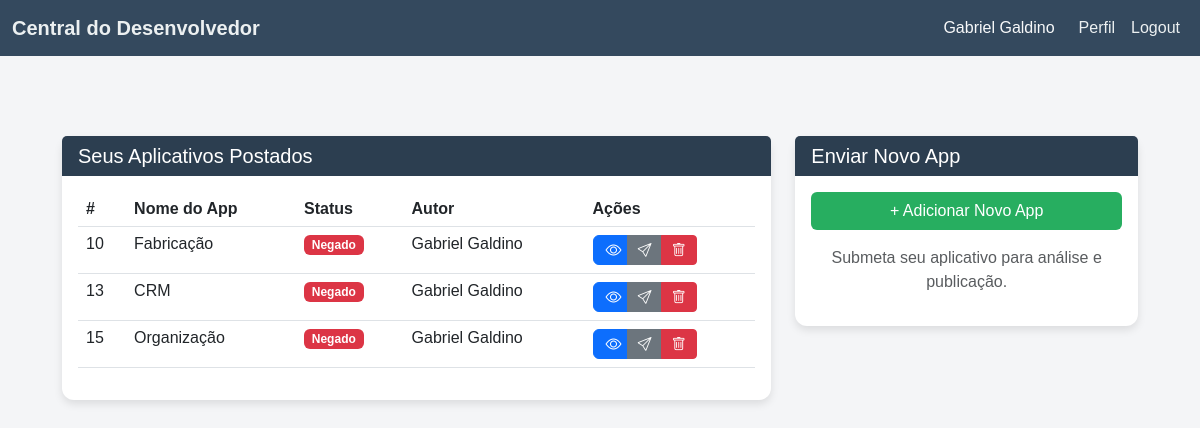
Before: /developer/ (signed in) with the older database file.
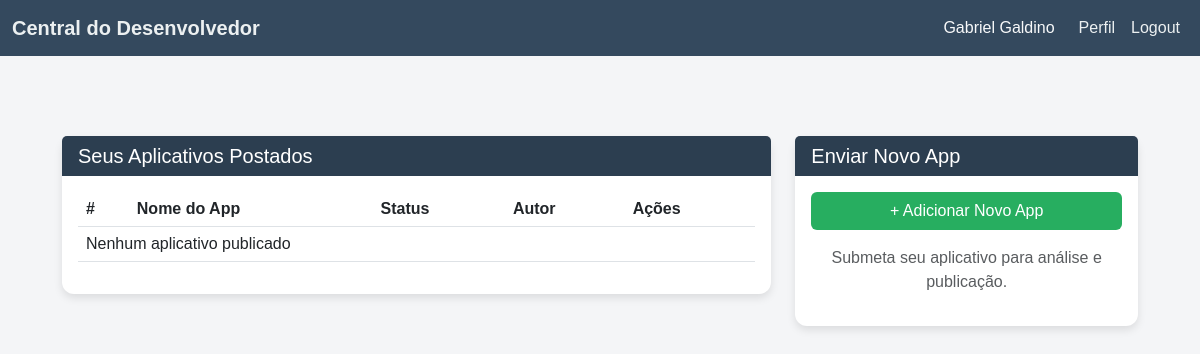
After: the same page with the newer database file.
### Usuario/models.py (models this page shows, shortened)
class Colaborador(AbstractUser):
    def validar_cpf(value):
        cpf = CPF()
        if not cpf.validate(value):
            raise ValidationError('CPF inválido.')
    colaborador_groups = models.ManyToManyField(Group, related_name='colaborador', blank=True)
    colaborador_permissions = models.ManyToManyField(Permission, related_name='colaborador_permission', blank=True)
    cpf = models.CharField(max_length=14, unique=True, validators=[validar_cpf])
    email = models.EmailField(max_length=50, unique=True)
    telefone = models.CharField(max_length=15, blank=True, null=True)
    endereco = models.ForeignKey(
        Endereco, on_delete=models.PROTECT, blank=True, null=True)
    data_nascimento = models.DateField(blank=True, null=True)
    empresa = models.ForeignKey(
        Empresa, on_delete=models.PROTECT, blank=True, null=True, related_name='colaboradores')
    setor = models.ForeignKey(Setor, on_delete=models.PROTECT,
                              blank=True, null=True, related_name='cargo')
    cargo = models.ForeignKey(Cargo, on_delete=models.PROTECT,
                              blank=True, null=True, related_name='cargo')
    matricula = models.CharField(max_length=20, unique=True, blank=True, null=True)
    data_demissao = models.DateField(blank=True, null=True)
    is_active = models.BooleanField(default=1)
    is_developer = models.BooleanField(default=False)
    USERNAME_FIELD = 'username'

### Market/models.py (models this page shows)
class App(models.Model):
    STATUS_CHOICES = [
        ('Pendente', 'Pendente'),
        ('Aprovado', 'Aprovado'),
        ('Negado', 'Negado'),
    ]
    nome = models.CharField(max_length=20, unique=True, blank=False)
    descricao = models.CharField(max_length=200, blank=True)
    versao = models.CharField(max_length=20, blank=False)
    instalado = models.BooleanField(default=False)
    dependencias = models.JSONField(default=list)
    zip_file = models.FileField(upload_to=f'media/apps/')
    autor = models.ForeignKey(Developer, on_delete=models.PROTECT, blank=False, null=False)
    publicado = models.BooleanField(default=False)
    created_At = models.DateTimeField(auto_now_add=True)
    updated_At = models.DateTimeField(auto_now=True)
    approved_status = models.CharField(
        max_length=10,
        choices=STATUS_CHOICES,
        default='Pendente'
    )

### Market/views.py (the view, shortened to what this page needs)
# urls.py: path('developer/', developer_view, name='central'),
@login_required
def developer_view(request):
    dev = request.user.id
    app_form = AppRegisterForm()
    apps = App.objects.all()
    return render(request, 'desenvolvedor/central_do_desenvolvedor.html', {
        'app_form': app_form,
        'apps': apps
    })

### Market/auth_developers.py (called while the page is built)
    def get_user(self, user_id):
        try:
            return User.objects.get(pk=user_id, is_developer=True)
        except User.DoesNotExist:
            return None

### Market/templatetags/custom_tags.py (called while the page is built)
@register.filter
def status_badge_class(value):
    if value == 'Aprovado':
        return 'bg-success'
    elif value == 'Negado':
        return 'bg-danger'
    elif value == 'Em análise':
        return 'bg-warning'

### Market/templates/desenvolvedor/central_do_desenvolvedor.html (shortened to what this page needs)
{%load static %}
{% load custom_tags %}
<html lang="en">
<head>
    <link href="https://cdn.jsdelivr.net/npm/bootstrap@5.3.0-alpha3/dist/css/bootstrap.min.css" rel="stylesheet">
    <link rel="stylesheet" href="https://cdn.jsdelivr.net/npm/bootstrap-icons/font/bootstrap-icons.css">
    <link rel="stylesheet" href="../../static/styles/central_do_desenvolvedor.css">
</head>
    <body>
        <header class="header">
            <nav class="navbar navbar-expand-lg navbar-dark">
                <div class="container-fluid">
                    <a class="navbar-brand" href="#">Central do Desenvolvedor</a>
                    <div class="navbar-nav ms-auto">
                        <span class="navbar-text text-light me-3">
                            {{ user.first_name }} {{ user.last_name }}
                        </span>
                        <a class="nav-link" href="#">Perfil</a>
                        <a class="nav-link" href="{% url 'dev_logout' %}">Logout</a>
                    </div>
                </div>
            </nav>
        </header>
        <div class="dashboard container mt-5">
            <div class="row g-4">
                <div class="col-md-8">
                    <div class="card">
                        <div class="card-header">
                            <h5 class="mb-0">Seus Aplicativos Postados</h5>
                        </div>
                        <div class="card-body">
                            <table class="table table-hover">
                                <thead>
                                    <tr>
                                        <th>#</th>
                                        <th>Nome do App</th>
                                        <th>Status</th>
                                        <th>Autor</th>
                                        <th>Ações</th>
                                    </tr>
                                </thead>
                                <tbody>
                                    {% for app in apps %}
                                    <tr>
                                        <td>{{ app.id }}</td>
                                        <td>{{ app.nome }}</td>
                                        <td>
                                            <span class="badge {{ app.approved_status|status_badge_class }} status">
                                                {{ app.approved_status }}
                                            </span>
                                        </td>
                                        <td>{{ app.autor.first_name }} {{ app.autor.last_name }}</td>
                                        <td>
                                            <div class="btn-group ">
                                                <button class="btn btn-primary col-3">
                                                    <i class="bi bi-eye"></i>
                                                </button>
                                                <button class="btn btn-sm btn-secondary col-3">
                                                    <a href="{% url 'app_review' app.id %}" style="color: white;" >
                                                        <i class="bi bi-send"></i>
                                                    </a>
                                                </button>
                                                <button class="btn btn-sm btn-danger col-3">
                                                    <a href="{% url 'app_remove' app.id %}" style="color: white;"><i class="bi bi-trash"></i></a>
                                                </button>
                                            </div>
                                        </td>
                                    </tr>
                                {% empty %}
                                    <tr><td colspan="5">Nenhum aplicativo publicado</td></tr>
                                {% endfor %}
                                </tbody>
                            </table>
                        </div>
                    </div>
                </div>
                <div class="col-md-4">
                    <div class="card">
                        <div class="card-header">
                            <h5 class="mb-0">Enviar Novo App</h5>
                        </div>
                        <div class="card-body text-center">
                            <button class="btn btn-upload w-100 mb-3" data-bs-toggle="modal" data-bs-target="#uploadAppModal">
                                + Adicionar Novo App
                            </button>
                            <p class="text-muted">Submeta seu aplicativo para análise e publicação.</p>
                        </div>
                    </div>
                </div>
            </div>
        </div>
    </body>
</html>

### Market/static/styles/central_do_desenvolvedor.css (style rules this page uses)
body { background-color: #f4f5f7; font-family: Arial, sans-serif; }
.header .navbar { background-color: #34495e; }
.navbar-brand { font-weight: bold; color: #ecf0f1; }
.navbar-nav .nav-link { color: #ecf0f1; }
.dashboard { padding: 2rem; }
.card { border: none; border-radius: 12px; box-shadow: 0 4px 8px rgba(0, 0, 0, 0.1); }
.card-header { background-color: #2c3e50; color: #ffffff; border-bottom: none; border-radius: 12px 12px 0 0; }
.btn-upload { background-color: #27ae60; color: white; }

Changed rows visible on the page:
removed App: id "10", nome "Fabricação", approved_status "Negado", autor.first_name "Gabriel", autor.last_name "Galdino"
removed App: id "13", nome "CRM", approved_status "Negado", autor.first_name "Gabriel", autor.last_name "Galdino"
removed App: id "15", nome "Organização", approved_status "Negado", autor.first_name "Gabriel", autor.last_name "Galdino"
Other visible differences:
text now shown: "Nenhum aplicativo publicado"
